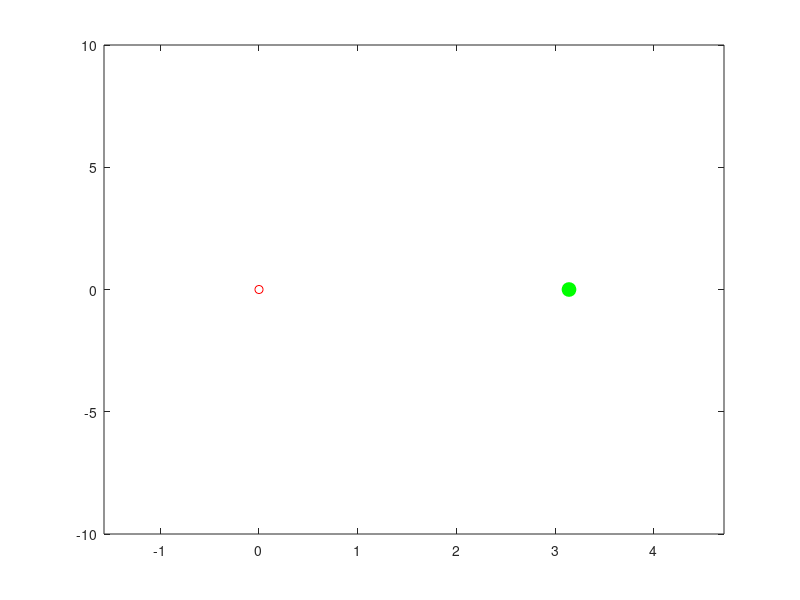

Source code (MATLAB): (Note: this script raises an error after producing the figure.)
%% Code setup (Do not modify, but please read) %%%%%%%%%%%%%%%%%%%%%%%%%%%%%%%%%%%%%%%%%%%%%

% Bounds on world
world_bounds_th = [-pi/2,(3/2)*pi];
world_bounds_thdot = [-10,10];

% Start and goal positions
figure(1); clf;
xy_start = [0;0]; plot(xy_start(1),xy_start(2),'bo','MarkerFaceColor','b','MarkerSize',10);
xy_goal = [pi;0]; plot(xy_goal(1),xy_goal(2),'go','MarkerFaceColor','g','MarkerSize',10); drawnow;

% Initialize RRT. The RRT will be represented as a 2 x N list of points. So
% each column represents a vertex of the tree.

% add a row to store parent to keep track of path from start to goal
rrt_verts = zeros(3,1000);
rrt_verts(:,1) = [1;xy_start];
N = 1;
nearGoal = false; % This will be set to true if goal has been reached
minDistGoal = 0.25; % This is the convergence criterion. We will declare
                    % success when the tree reaches within 0.25 in distance
                    % from the goal. DO NOT MODIFY.


%% %%%%%%%%%%%%%%%%%%%%%%%%%%%%%%%%%%%%%%%%%%%%%%%%%%%%%%%%%%%%%%%%%%%%%%%%%%%%%%%%%%%%%%%%%%%%

%% FILL ME IN %%%%%%%%%%%%%%%%%%%%%%%%%%%%%%%%%%%%%%%%%%%%%%%%%%%%%%%%%%%%%%%%%%%%%%%%%%%%%%%%%
% Choose one of these methods
% method = 'euclidean'; % Euclidean distance metric (part b of problem)
method = 'lqr'; % LQR distance metric (part d of problem)
%% %%%%%%%%%%%%%%%%%%%%%%%%%%%%%%%%%%%%%%%%%%%%%%%%%%%%%%%%%%%%%%%%%%%%%%%%%%%%%%%%%%%%%%%%%%%%


figure(1); hold on;
axis([world_bounds_th, world_bounds_thdot]);
 hxy = plot(0,0,'ro');
% RRT algorithm
while ~nearGoal
    % Sample point
    rnd = rand(1);
    % With probability 0.05, sample the goal. This promotes movement to the
    % goal.
    if rnd < 0.05
        xy = xy_goal;
    else
        % Sample from space with probability 0.95
        xs = (world_bounds_th(2) - world_bounds_th(1))*rand(1) + world_bounds_th(1);
        ys = (world_bounds_thdot(2) - world_bounds_thdot(1))*rand(1) + world_bounds_thdot(1);
        xy = [xs;ys];
    end
    
    %% FILL ME IN %%%%%%%%%%%%%%%%%%%%%%%%%%%%%%%%%%%%%%%%%%%%%%%%%%%%%%%%%%%%%%%%%%%%%%%%%%
    if strcmp(method, 'euclidean')
        [index, closest_vert] = closestVertexEuclidean(rrt_verts(2:3,1:N),xy); % Write this function
    elseif strcmp(method, 'lqr')
        [index, closest_vert,K] = closestVertexLQR(rrt_verts(2:3,1:N),xy); % Write this function
    end
    %%%%%%%%%%%%%%%%%%%%%%%%%%%%%%%%%%%%%%%%%%%%%%%%%%%%%%%%%%%%%%%%%%%%%%%%%%%%%%%%%%%%%%%%
    
    %% FILL ME IN %%%%%%%%%%%%%%%%%%%%%%%%%%%%%%%%%%%%%%%%%%%%%%%%%%%%%%%%%%%%%%%%%%%%%%%%%%
    if strcmp(method, 'euclidean')
        new_vert = extendEuclidean(closest_vert,xy); % Write this function
    else
        new_vert = extendLQR(closest_vert,xy,K); % Write this function
    end
        
    delete(hxy);
    figure(1);
    hxy = plot(xy(1),xy(2),'r.');axis([world_bounds_th, world_bounds_thdot]); 

    
    %%%%%%%%%%%%%%%%%%%%%%%%%%%%%%%%%%%%%%%%%%%%%%%%%%%%%%%%%%%%%%%%%%%%%%%%%%%%%%%%%%%%
    
     
    % Plot extension (Comment the next few lines out if you want your code to
    % run a bit quicker. The plotting is useful for debugging though.)
    figure(1)
    hold on
    plot(new_vert(1),new_vert(2),'bo','MarkerFaceColor','b','MarkerSize',5);
    % Plot line (but only if we are not wrapping to the other side of the
    % plot)
    if abs(closest_vert(1) - new_vert(1)) < 0.75*(2*pi)
        line([closest_vert(1),new_vert(1)],[closest_vert(2),new_vert(2)]);
    end
    axis([world_bounds_th, world_bounds_thdot]);

    
    %% DO NOT MODIFY THIS %%%%%%%%%%%%%%%%%%%%%%%%%%%%%%%%%%%%%%%%%%%%%%%%%%%%%%%%%%%%%%%
    % If it is collision free, add it to tree    
    N = N+1;
    if N > size(rrt_verts,2)
        rrt_verts = [rrt_verts zeros(size(rrt_verts))];
    end
    rrt_verts(:,N) = [index; new_vert];
    
    % Check if we have reached goal
    if norm(xy_goal-new_vert) < minDistGoal
        break;
    end
    
    %%%%%%%%%%%%%%%%%%%%%%%%%%%%%%%%%%%%%%%%%%%%%%%%%%%%%%%%%%%%%%%%%%%%%%%%%%%%%%%%%%%%%%
        
       
end

% now construct xpath through looping through the parents in rrt_verts
last_node = rrt_verts(:, N);
parent = last_node(1);
xpath = last_node(2:3);
while parent ~= 1
    last_node = rrt_verts(:, parent);
    parent = last_node(1);
    xpath = [last_node(2:3) xpath];
end
xpath = [xy_start xpath];

% Plot vertices in RRT
hold on;
plot(rrt_verts(2,:),rrt_verts(3,:),'bo','MarkerFaceColor','b','MarkerSize',5);
hold off;
plot(xpath(1,:), xpath(2,:), 'bo-','MarkerFaceColor','b','MarkerSize',5);

